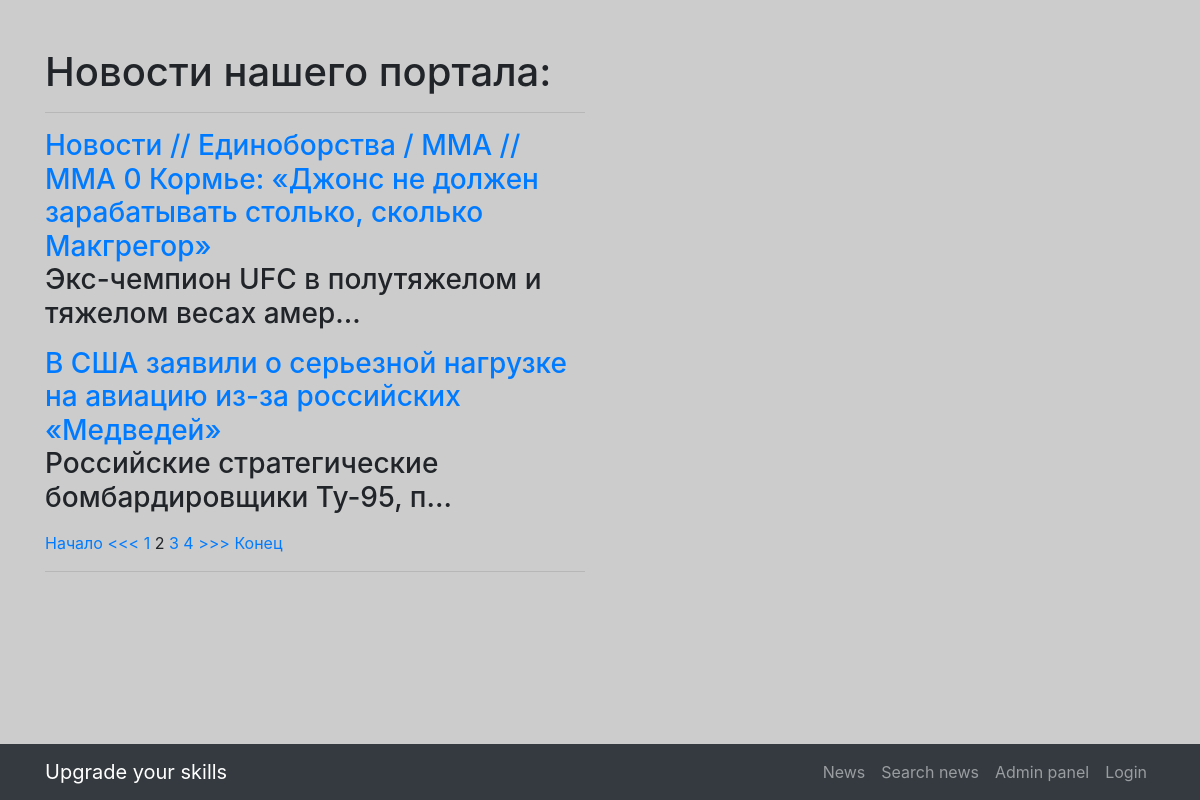
Screenshot of /news/?page=2 with the database file from the repository.
### news/models.py (models this page shows, shortened)
class Post(models.Model):
    author = models.ForeignKey('Author', on_delete = models.CASCADE)
    news, article = 'NE', 'AR'
    POSITIONS = [(news, 'Новость'), (article,'Статья')]
    type_news_article = models.CharField(max_length = 2, choices = POSITIONS, default = 'news')
    time_in = models.DateTimeField(auto_now_add = True)
    chapter = models.CharField(max_length = 200, unique = False)
    text = models.TextField(default = '')
    article_news_rate = models.IntegerField(default=0)
    category = models.ManyToManyField(Category, through= 'PostCategory')

### news/views.py (the view)
# urls.py: path('', NewsList.as_view(), name = 'news_list'),
class NewsList(ListView):
    model = Post
    template_name = 'news/newslist.html'
    context_object_name = 'newslist'
    ordering = ['-time_in'] # выводим первыми самые свежие новости
    paginate_by = 2
    def get_context_data(self, **kwargs):
        context = super().get_context_data(**kwargs)
        context['is_not_author'] = not self.request.user.groups.filter(name = 'authors').exists()
        return context

### djantimat/helpers.py (called while the page is built)
    @staticmethod
    def replace(text, repl='[censored]'):
        words = {}
        for word in PymorphyProc._gen(text):
            text = text.replace(word, repl)
        return text

    @staticmethod
    def _gen(text):
        for word in re.findall(word_pattern, text):
            if len(word) < 3:
                continue
            normal_word = PymorphyProc.morph.parse(word.lower())[0].normal_form
            if normal_word in PymorphyProc.get_words():
                yield word

    @staticmethod
    def get_words():
        return Slang.objects.values_list('word', flat=True)

### news/templatetags/custom_filters.py (called while the page is built)
@register.filter(name='censor')
def censor(value):
    return PymorphyProc.replace(value, repl='[censored]')

### templates/news/newslist.html (shortened to what this page needs)
{% extends 'base.html' %}
{% load account %}
{% load custom_filters %}
{% block content %}
    {% if newslist %}
        <h1>Новости нашего портала:</h1>
        <hr>
        <table>
            {% for news in newslist %}
            <h3>
                <a href="{{news.id}}">
                    {{news.chapter | censor}}
                </a>
            <p>
                {{news.text | truncatechars:51 | censor}}
            </p>
            {%endfor%}
        </table>
        {% if is_paginated %}
            {% if page_obj.has_previous %}
                <a href="?page=1">Начало</a>
                <a href="?page={{ page_obj.previous_page_number }}"><<<</a>
            {% endif %}
            {% for num in page_obj.paginator.page_range %}
                {% if page_obj.number == num %}
                    <a>{{ num }}</a>
                {% elif num > page_obj.number|add:'-3' and num < page_obj.number|add:'3' %}
                    <a href="?page={{ num }}">{{ num }}</a>
                {% endif %}
            {% endfor %}
            {% if page_obj.has_next %}
                <a href="?page={{ page_obj.next_page_number }}">>>></a>
                <a href="?page={{ page_obj.paginator.num_pages }}">Конец</a>
            {% endif %}
        {% endif %}
    {% else %}
        <h2>Новостей пока нет!</h2>
    {% endif %}
    <hr>
{% endblock content %}

### static/css/the-big-picture.css (style rules this page uses)
body { background: url(http://localhost:8000/static/1920x1080.png) no-repeat center center fixed; -webkit-background-size: cover; -moz-background-size: cover; background-size: cover; -o-background-size: cover; }

### rows the page displays
Post: chapter|censor "Новости // Единоборства / ММА // ММА 0 Кормье: «Джонс не должен зарабатывать столько, сколько Макгрегор»", text|censor "Экс-чемпион UFC в полутяжелом и тяжелом весах амер…"
Post: chapter|censor "В США заявили о серьезной нагрузке на авиацию из-за российских «Медведей»", text|censor "Российские стратегические бомбардировщики Ту-95, п…"

### other values shown
{{ num }} "1" "3" "4"
{{ num }} "2"
